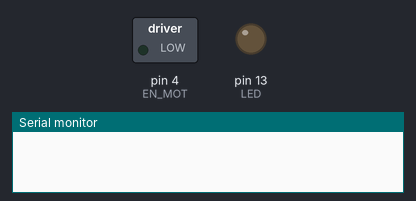
Simulated run of this sketch. Board: Arduino Mega 2560, built with avr-gcc and run on an emulated ATmega2560. Shown: switched loads named in the sketch (green lamp = pin HIGH), output pins drawn as LEDs (lit = HIGH), the last lines printed to the serial monitor. Pins used as bus, display or sensor lines are not drawn.

Above: at 0.1 s.
At 1.1 s:
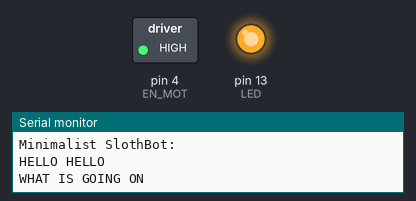
Timing chart, 0 to 2.6 s (numbered marks = the images above):
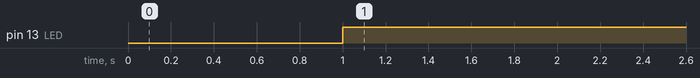

Measured:
- by itself, pin 13 (LED): LOW → HIGH at 1.0 s

The sketch:

motors.ino
```cpp
// This script is used as a makeshift solution for abg deployment of Slothbot v2.1.
// Slothbot 2.1 wasn't moving in the abg so we made a soldered-breadboard solution and used this script to let the robot move.
// Although the pin connections are all the same as Slothbot v2.1, this sciprt should not be used in any production-ready pcbs.

#define DC_F_1 23 // PWM1 for front motor
#define DC_F_2 22 // PWM2 for front motor

#define DC_B_1 21 // PWM1 for back motor
#define DC_B_2 20 // PWM2 for back motor
#define LED 13
#define EN_MOT 4

void setup()
{
  Serial.begin(9600);
  delay(1000);
  Serial.println("Minimalist SlothBot:");

  pinMode(LED, OUTPUT);
  pinMode(DC_F_1, OUTPUT);
  pinMode(DC_F_2, OUTPUT);
  pinMode(DC_B_1, OUTPUT);
  pinMode(DC_B_2, OUTPUT);
  pinMode(EN_MOT, OUTPUT);

  digitalWrite(EN_MOT, HIGH);
}

void movement(int dir) // 1 forward, -1 backward, 0 to stop
{
  if (dir == 1) // forward
  {
    analogWrite(DC_F_1, 255);
    analogWrite(DC_F_2, 0);
    analogWrite(DC_B_1, 255);
    analogWrite(DC_B_2, 0);
  }
  else if (dir == -1) // backward
  {
    analogWrite(DC_F_1, 0);
    analogWrite(DC_F_2, 255);
    analogWrite(DC_B_1, 0);
    analogWrite(DC_B_2, 255);
  }
  else // hold
  {
    analogWrite(DC_F_1, 0);
    analogWrite(DC_F_2, 0);
    analogWrite(DC_B_1, 0);
    analogWrite(DC_B_2, 0);
  }
}

void loop()
{
  digitalWrite(LED, HIGH);
  // move to front
  Serial.println("HELLO HELLO");
  movement(1);
  Serial.println("WHAT IS GOING ON ");
  delay(60000);

  // stop the robot and sleep for 6hr
  movement(0);
  delay(21600000); // 6 hr

  // back to starting position
  movement(-1);
  delay(60000);

  // stop the robot and sleep for 6hr
  movement(0);
  delay(21600000); // 6 hr

  // move to back
  movement(-1);
  delay(60000);

  // stop the robot and sleep for 6hr
  movement(0);
  delay(21600000); // 6 hr

  // back to starting position
  movement(1);
  delay(60000);

  // stop the robot and sleep for 6hr
  movement(0);
  delay(21600000); // 6 hr
  // NOTE: max delay parameter is 4,294,967,295 milliseconds. That's 1,193 hours or 49.7 days.
}
```
